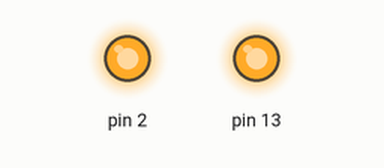
Simulated run of this sketch. Board: Arduino Uno, built with avr-gcc and run on an emulated ATmega328P. On the bench: output pins drawn as LEDs (lit = HIGH). Random numbers use the default seed unless the sketch sets one.

Above: at 0.1 s.
At 28.6 s:
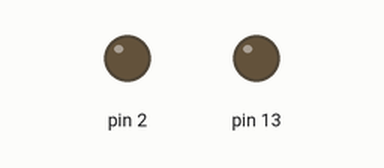
Timing chart, 0 to 40.0 s (numbered marks = the images above):
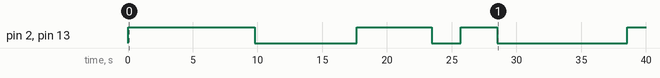

Measured:
- by itself, pin 2, pin 13: goes HIGH 9.8 s, LOW 7.9 s, HIGH 5.8 s, LOW 2.2 s, HIGH 2.8 s, LOW 10.0 s, then HIGH

The sketch:

Task1.ino
```cpp
volatile uint8_t* ddrb  = (volatile uint8_t*)0x24;
volatile uint8_t* portb = (volatile uint8_t*)0x25;
volatile uint8_t* ddrd  = (volatile uint8_t*)0x2A;
volatile uint8_t* portd = (volatile uint8_t*)0x2B;

void setup() {
  // Set pin 13 (PB5) as an output for the built-in LED
  *ddrb |= (1 << 5);

  // Set pin 2 (PD2) as an output for controlling LED
  *ddrd |= (1 << 2);
}

void loop() {
  // Toggle pin 2 (PD2) to control the state of PB5 (pin 13)
  *portd ^= (1 << 2); // Toggle PD2

  // Read the state of pin 2 (PD2)
  int controlState = (*portd >> 2) & 1;

  // Set pin 13 (PB5) based on the state of pin 2 (PD2)
  if (controlState == 1) {
    *portb |= (1 << 5); // Turn on PB5
  } else {
    *portb &= ~(1 << 5); // Turn off PB5
  }

  // Generate a random delay between 1 and 10 seconds for controlling LED
  int delayTime = random(1000, 10001); // Random delay between 1 and 10 seconds
  delay(delayTime);

  delay(1000); // Wait for a second
}
```
